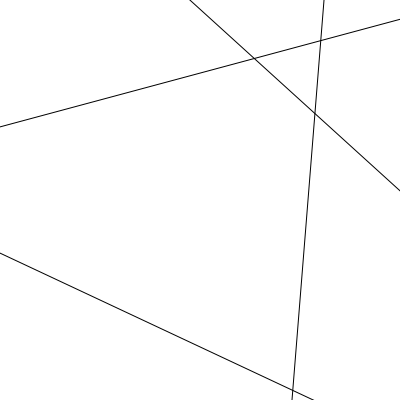
Frame 1 (no input)
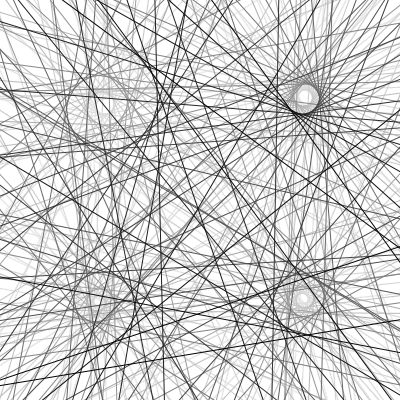
Frame 60 (the mouse pressed at the canvas centre just before this capture)
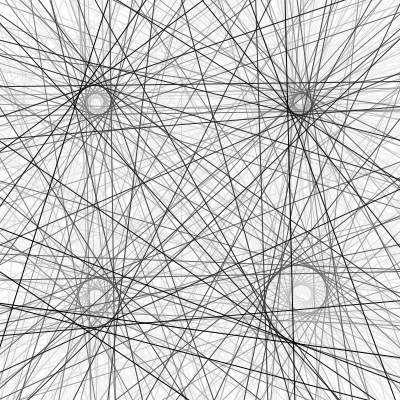
Frame 120 (the mouse held since frame 60 and released just before this capture)

The Processing sketch that drew these frames (run headless with seeded random() and noise(); from frame 60 on, the mouse is pressed at the canvas centre):

// Processing sketch: processing_33850
// ── processing_33850.pde

//allonestring
//april 2011
//hidden spirals

//pjs - july 2014

shapeClass thing;
String shapeType = "LONGLINE";
String shapeFill = "FILL";
color[] shapeColour;
int colourPart;

int numShapes = 4;
int numPetals = 1;
int[] iterations, iterationCount;
float[] shapeWidth, shapeHeight;
float[] xpos, ypos;
float[] rotation, rotationRate, scales;

float theta, speed;
int shapeCounter = 0;
float rotationFactor;
float accumulatedRotation;

void setup()
{
  size(400, 400);
  background(255);
  frameRate(12);
//  shapeCounter = 0;
  
  iterations = new int[numShapes];
  iterationCount = new int[numShapes];
  xpos = new float[numShapes];
  ypos = new float[numShapes];
  shapeWidth = new float[numShapes];
  shapeHeight = new float[numShapes];  
  shapeColour = new color[numShapes];
  rotation = new float[numShapes];
  rotationRate = new float[numShapes];
  scales = new float[numShapes];
    colourPart = (int)(random(5));

  ellipseMode(CENTER);
  for(int s = 0; s < numShapes; s++)
  {
    createNewValues(s);
  }
}

void createNewValues(int s)
{  
//  shapeCounter = 0;

//  for(int s = 0; s < numShapes; s++)
  {
    iterations[s] = int(random(60, 100));
    iterationCount[s] = 0;
    shapeWidth[s] = random(width/4, width/2);//random(width / 4, width / 2);//random(10) + 10; //30 - abs(5 * (s - (numShapes - 1)));
    shapeHeight[s] = shapeWidth[s];
    shapeColour[s] = color(random(255), random(255), random(255), 100);
    xpos[s] = width / 4 + (s % 2) * width / 2;
    ypos[s] = height / 4 + int(s/2) * height / 2;
    rotation[s] = random(TWO_PI);
    rotationRate[s] = random(PI/16, PI/8);
    if((s == 0) || (s == 3))  rotationRate[s] *= -1;
    scales[s] = random(0.95, 0.98);

//    shapeCounter++;
  }
}

void draw()
{
  rectMode(CORNER);
  noStroke();
  fill(255, 10);//(255/numIterations)/2 + iterationCount);
  rect(0, 0, width, height);
  
  rectMode(CENTER);
  shapeCounter = 0;
  for(int s = 0; s < numShapes; s++)
  {
    float radius = shapeWidth[shapeCounter]/10;// * (scales[shapeCounter]) /10;
    
    thing = new shapeClass(shapeType, shapeWidth[shapeCounter], shapeWidth[shapeCounter], shapeColour[shapeCounter], shapeFill);
    
    pushMatrix();
    translate(xpos[shapeCounter], ypos[shapeCounter]);
    rotate(rotation[shapeCounter]);
    thing.display();
    popMatrix();

    rotation[shapeCounter] += rotationRate[shapeCounter];
    shapeWidth[shapeCounter] *= (2-scales[shapeCounter]);
    xpos[shapeCounter] += radius * cos(rotation[shapeCounter])/10;
    ypos[shapeCounter] += radius * sin(rotation[shapeCounter])/10;

  if(iterationCount[shapeCounter] < iterations[shapeCounter]) iterationCount[shapeCounter]++;
  else createNewValues(shapeCounter);
    shapeCounter++;
  }   


}

//multi shape class
class shapeClass
{
  String shapeType;
  float shapeWidth;
  float shapeHeight;
  color colour;
  String shapeFill;
  
  shapeClass(String shapeType, float shapeWidth, float shapeHeight, color colour, String shapeFill) 
  {
    this.shapeType = shapeType;
    this.shapeWidth = shapeWidth;
    this.shapeHeight = shapeHeight;
    this.colour = colour;
    this.shapeFill = shapeFill;
  }
  
  void display()
  {
    smooth();
//    if(shapeFill.equals("FILL"))
    {
      noStroke();
      fill(colour);
    }
 //   else 
    {
 //     strokeWeight(abs(shapeWidth / 3));
      strokeWeight(1);
//      stroke(128);
//      noFill();
    }
    
    if(shapeType.equals("LONGLINE"))
    {
      ellipseMode(CENTER);
      stroke(0);
      strokeWeight(1);
      line(-5*shapeWidth, 0, 5*shapeWidth, 0);
//      fill(colour);
//      ellipse(-5*shapeWidth, 0, 10, 10);
//      ellipse(5*shapeWidth, 0, 10, 10);
    }
    
    if(shapeType.equals("LEAF"))
    {
      beginShape();
      curve(20, 20-shapeWidth*5, 20-shapeWidth/2, 20-shapeWidth/2, 20+shapeWidth/2, 20+shapeWidth/2, 20+shapeWidth*5, 20);
      curve(20, 20+shapeWidth*5, 20+shapeWidth/2, 20+shapeWidth/2, 20-shapeWidth/2, 20-shapeWidth/2, 20-shapeWidth*5, 20);
//      curve(0, -shapeWidth*5, -shapeWidth/2, -shapeWidth/2, shapeWidth/2, shapeWidth/2, shapeWidth*5, 0);
//      curve(0, shapeWidth*5, shapeWidth/2, shapeWidth/2, -shapeWidth/2, -shapeWidth/2, -shapeWidth*5, 0);
      endShape();
    }
    
    if(shapeType.equals("FLOWER"))
    {
      PVector vertex0 = new PVector(cos(0)*shapeWidth, sin(0)*shapeHeight);
      PVector vertex1 = new PVector(cos(2 * PI / 5)*shapeWidth, sin(2 * PI / 5)*shapeHeight); 
      PVector vertex2 = new PVector(cos(4 * PI / 5)*shapeWidth, sin(4 * PI / 5)*shapeHeight); 
      PVector vertex3 = new PVector(cos(6 * PI / 5)*shapeWidth, sin(6 * PI / 5)*shapeHeight);
      PVector vertex4 = new PVector(cos(8 * PI / 5)*shapeWidth, sin(8 * PI / 5)*shapeHeight);
  
      beginShape();
      vertex(0, 0);
      bezierVertex(vertex0.x, vertex0.y, vertex1.x, vertex1.y, 0, 0);
      bezierVertex(vertex1.x, vertex1.y, vertex2.x, vertex2.y, 0, 0);
      bezierVertex(vertex2.x, vertex2.y, vertex3.x, vertex3.y, 0, 0);
      bezierVertex(vertex3.x, vertex3.y, vertex4.x, vertex4.y, 0, 0);
      bezierVertex(vertex4.x, vertex4.y, vertex0.x, vertex0.y, 0, 0);
      endShape();
    }
    else if(shapeType.equals("PENTAGON"))
    {
      PVector vertex0 = new PVector(cos(0)*shapeWidth, sin(0)*shapeHeight);
      PVector vertex1 = new PVector(cos(2 * PI / 5)*shapeWidth, sin(2 * PI / 5)*shapeHeight); 
      PVector vertex2 = new PVector(cos(4 * PI / 5)*shapeWidth, sin(4 * PI / 5)*shapeHeight); 
      PVector vertex3 = new PVector(cos(6 * PI / 5)*shapeWidth, sin(6 * PI / 5)*shapeHeight);
      PVector vertex4 = new PVector(cos(8 * PI / 5)*shapeWidth, sin(8 * PI / 5)*shapeHeight);
  
      beginShape();
//      vertex(0, 0);
      line(vertex0.x, vertex0.y, vertex1.x, vertex1.y);
      line(vertex1.x, vertex1.y, vertex2.x, vertex2.y);
      line(vertex2.x, vertex2.y, vertex3.x, vertex3.y);
      line(vertex3.x, vertex3.y, vertex4.x, vertex4.y);
      line(vertex4.x, vertex4.y, vertex0.x, vertex0.y);
      endShape();
    }    
    else if(shapeType.equals("RECTANGLE"))
    {
      rectMode(CENTER);
//      rect(0, 0, shapeWidth, shapeHeight);
      rect(-shapeWidth/2, -shapeHeight/2, shapeWidth, shapeHeight);
    }
    else if(shapeType.equals("ELLIPSE"))
    {
      ellipseMode(CENTER);
//      ellipse(shapeWidth, shapeHeight, 2 * shapeWidth, 2 * shapeHeight);      
      ellipse(-shapeWidth/2, -shapeHeight/2, shapeWidth, shapeHeight);
    }
    else //circle
    {
//      ellipseMode(CENTER);
//      ellipse(0, 0, shapeWidth, shapeWidth);
//      ellipse(-shapeWidth/2, -shapeHeight/2, shapeWidth, shapeHeight);
    }    
  }
}
